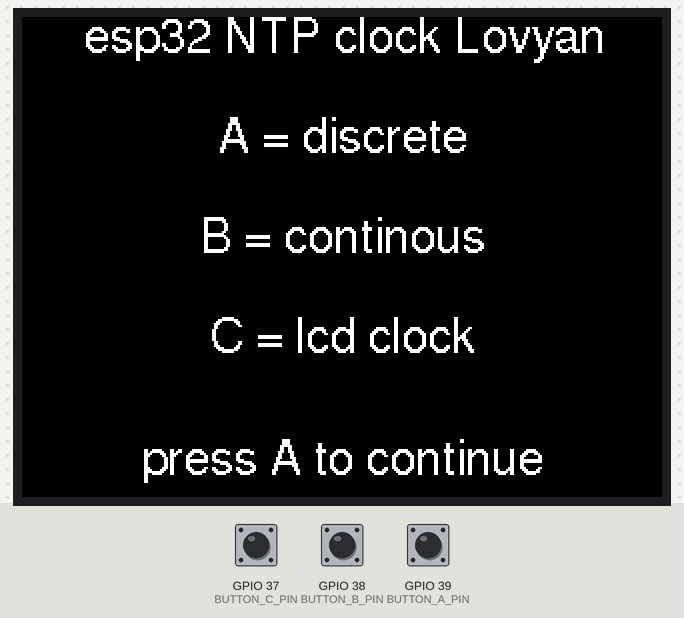
Bench run of a sketch on a simulated ESP32. On the bench: 320×240 colour display. Inputs (shaded band) come from the test bench; at power-on: GPIO 39 (BUTTON_A_PIN) HIGH, GPIO 37 (BUTTON_C_PIN) HIGH, GPIO 38 (BUTTON_B_PIN) HIGH. WiFi joins after 1.5 s; servers stay silent unless stated; the local clock reads 2024-03-15 10:24:30 at power-on unless the sketch sets it.

Above: at 2.4 s.
2.5 s: GPIO 39 (BUTTON_A_PIN) pulled LOW for 3.2 s
At 6.2 s:
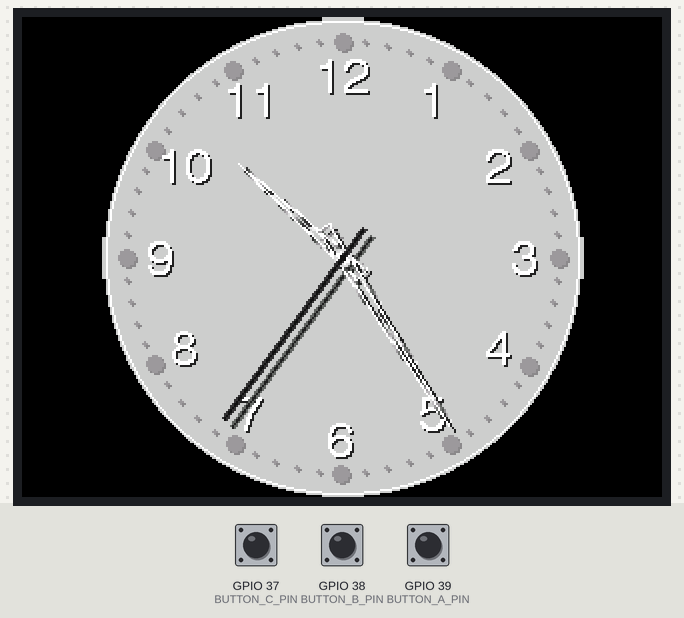
6.3 s: GPIO 37 (BUTTON_C_PIN) pulled LOW for 0.15 s
At 7.5 s:
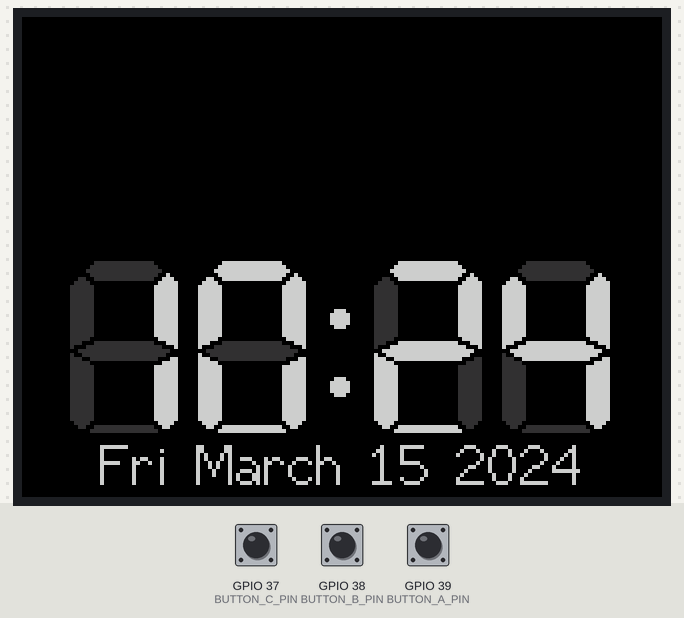
8.1 s: GPIO 38 (BUTTON_B_PIN) pulled LOW for 3.2 s
At 11.54 s:
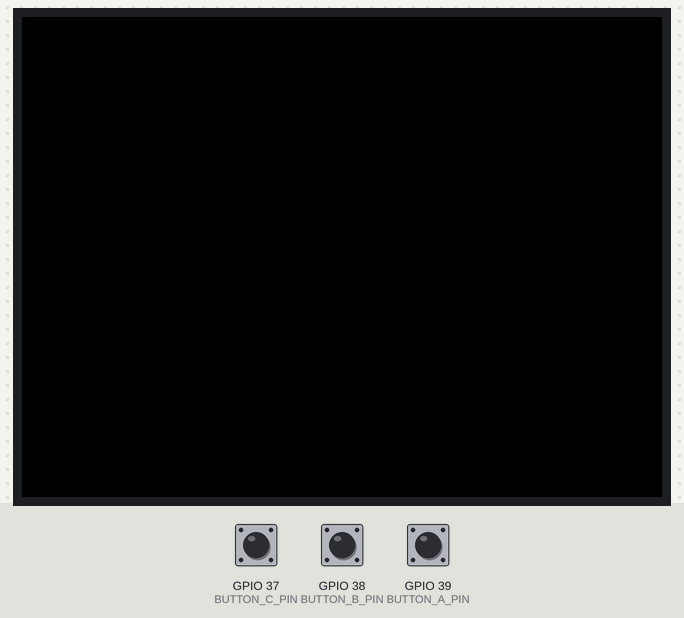
Timing chart, 0 to 13.0 s (numbered marks = the images above; inputs shaded):
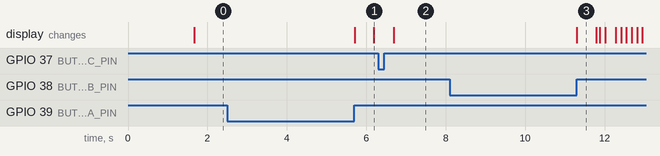

The sketch:

esp32_NTP_clock_Lovyan.ino
```cpp
#define LGFX_M5STACK          // M5 Stack boards
//#define LGFX_ESP_WROVER_KIT   // ESP-WROVER-KIT

#include <WiFi.h>
#include <LovyanGFX.hpp>

const char* WIFI_NAME     = "xxx";
const char* WIFI_PASS     = "xxx";

const char* TIME_ZONE       = "CET-1CEST,M3.5.0/2,M10.5.0/3";  //https://remotemonitoringsystems.ca/time-zone-abbreviations.php
const char* TIME_SERVER     = "nl.pool.ntp.org";

static LGFX lcd;
static LGFX_Sprite canvas(&lcd);       // オフスクリーン描画用バッファ
static LGFX_Sprite sevenSegment(&lcd);
static LGFX_Sprite clockbase(&canvas); // 時計の文字盤パーツ
static LGFX_Sprite needle1(&canvas);   // 長針・短針パーツ
static LGFX_Sprite shadow1(&canvas);   // 長針・短針の影パーツ
static LGFX_Sprite needle2(&canvas);   // 秒針パーツ
static LGFX_Sprite shadow2(&canvas);   // 秒針の影パーツ

static int32_t width = 239;             // 時計の縦横画像サイズ
static int32_t halfwidth = width >> 1;  // 時計盤の中心座標
static auto transpalette = 0;           // 透過色パレット番号
static float zoom;                      // 表示倍率

inline float mapFloat(const float &x, const float &in_min, const float &in_max, const float &out_min, const float &out_max) {
  return (x - in_min) * (out_max - out_min) / (in_max - in_min) + out_min;
}

#if (defined(LGFX_M5STACK))

#define BUTTON_A_PIN    39
#define BUTTON_B_PIN    38
#define BUTTON_C_PIN    37
#define PRESS_TIME_MS   50
#define DEBOUNCE_MS     25

#include "Button.h"

Button BtnA = Button(BUTTON_A_PIN, true, DEBOUNCE_MS);
Button BtnB = Button(BUTTON_B_PIN, true, DEBOUNCE_MS);
Button BtnC = Button(BUTTON_C_PIN, true, DEBOUNCE_MS);

#endif

enum {DISCRETE, CONTINOUS, SEVEN_SEGMENT} clockMode{CONTINOUS};

void setup(void)
{
  lcd.init();
  lcd.setBrightness(20);
  lcd.setRotation(1);
  zoom = (float)(std::min(lcd.width(), lcd.height())) / width; // 表示が画面にフィットするよう倍率を調整

  lcd.setPivot(lcd.width() >> 1, lcd.height() >> 1); // 時計描画時の中心を画面中心に合わせる

  canvas.setColorDepth(lgfx::palette_4bit);  // 各部品を４ビットパレットモードで準備する
  clockbase.setColorDepth(lgfx::palette_4bit);
  needle1.setColorDepth(lgfx::palette_4bit);
  shadow1.setColorDepth(lgfx::palette_4bit);
  needle2.setColorDepth(lgfx::palette_4bit);
  shadow2.setColorDepth(lgfx::palette_4bit);

  sevenSegment.setColorDepth(lgfx::palette_4bit);
  sevenSegment.createSprite(lcd.width(), lcd.height());
  sevenSegment.setTextDatum(lgfx::middle_left);


  canvas.createSprite(width, width); // メモリ確保
  clockbase.createSprite(width, width);
  needle1.createSprite(9, 119);
  shadow1.createSprite(9, 119);
  needle2.createSprite(3, 119);
  shadow2.createSprite(3, 119);

  canvas.fillScreen(transpalette); // 透過色で背景を塗り潰す (create直後は0埋めされているので省略可能)
  clockbase.fillScreen(transpalette);
  needle1.fillScreen(transpalette);
  shadow1.fillScreen(transpalette);

  clockbase.setFont(&fonts::Font4);           // フォント種類を変更(時計盤の文字用)
  clockbase.setTextDatum(lgfx::middle_center);
  clockbase.fillCircle(halfwidth, halfwidth, halfwidth    ,  6); // 時計盤の背景の円を塗る
  clockbase.drawCircle(halfwidth, halfwidth, halfwidth - 1, 15);
  for (int i = 1; i <= 60; ++i) {
    float rad = i * 6 * - 0.0174532925;              // 時計盤外周の目盛り座標を求める
    float cosy = - cos(rad) * (halfwidth * 10 / 11);
    float sinx = - sin(rad) * (halfwidth * 10 / 11);
    bool flg = 0 == (i % 5);      // ５目盛り毎フラグ
    clockbase.fillCircle(halfwidth + sinx + 1, halfwidth + cosy + 1, flg * 3 + 1,  4); // 目盛りを描画
    clockbase.fillCircle(halfwidth + sinx    , halfwidth + cosy    , flg * 3 + 1, 12);
    if (flg) {                    // 文字描画
      cosy = - cos(rad) * (halfwidth * 10 / 13);
      sinx = - sin(rad) * (halfwidth * 10 / 13);
      clockbase.setTextColor(1);
      clockbase.drawNumber(i / 5, halfwidth + sinx + 1, halfwidth + cosy + 4);
      clockbase.setTextColor(15);
      clockbase.drawNumber(i / 5, halfwidth + sinx    , halfwidth + cosy + 3);
    }
  }
  clockbase.setFont(&fonts::Font7);

  needle1.setPivot(4, 100);  // 針パーツの回転中心座標を設定する
  shadow1.setPivot(4, 100);
  needle2.setPivot(1, 100);
  shadow2.setPivot(1, 100);

  for (int i = 6; i >= 0; --i) {  // 針パーツの画像を作成する
    needle1.fillTriangle(4, - 16 - (i << 1), 8, needle1.height() - (i << 1), 0, needle1.height() - (i << 1), 15 - i);
    shadow1.fillTriangle(4, - 16 - (i << 1), 8, shadow1.height() - (i << 1), 0, shadow1.height() - (i << 1),  1 + i);
  }
  for (int i = 0; i < 7; ++i) {
    needle1.fillTriangle(4, 16 + (i << 1), 8, needle1.height() + 32 + (i << 1), 0, needle1.height() + 32 + (i << 1), 15 - i);
    shadow1.fillTriangle(4, 16 + (i << 1), 8, shadow1.height() + 32 + (i << 1), 0, shadow1.height() + 32 + (i << 1),  1 + i);
  }
  needle1.fillTriangle(4, 32, 8, needle1.height() + 64, 0, needle1.height() + 64, 0);
  shadow1.fillTriangle(4, 32, 8, shadow1.height() + 64, 0, shadow1.height() + 64, 0);
  needle1.fillRect(0, 117, 9, 2, 15);
  shadow1.fillRect(0, 117, 9, 2,  1);
  needle1.drawFastHLine(1, 117, 7, 12);
  shadow1.drawFastHLine(1, 117, 7,  4);

  needle1.fillCircle(4, 100, 4, 15);
  shadow1.fillCircle(4, 100, 4,  1);
  needle1.drawCircle(4, 100, 4, 14);

  needle2.fillScreen(9);
  shadow2.fillScreen(3);
  needle2.drawFastVLine(1, 0, 119, 8);
  shadow2.drawFastVLine(1, 0, 119, 1);
  needle2.fillRect(0, 99, 3, 3, 8);

  lcd.startWrite();

  WiFi.begin(WIFI_NAME, WIFI_PASS);

  while (!WiFi.isConnected()) {
    delay(10);
  }

  configTzTime(TIME_ZONE, TIME_SERVER);

  struct tm timeinfo {
    0
  };

  while (!getLocalTime(&timeinfo, 0))
    vTaskDelay(10 / portTICK_PERIOD_MS);

  ESP_LOGI(TAG, "NTP sync from '%s'", TIME_SERVER);

#if (defined(LGFX_M5STACK))

  lcd.setTextDatum(top_center);
  lcd.setFont(&fonts::FreeSans12pt7b);
  lcd.drawString("esp32 NTP clock Lovyan", lcd.width() >> 1, 0);
  lcd.drawString("A = discrete", lcd.width() >> 1, 50);
  lcd.drawString("B = continous", lcd.width() >> 1, 100);
  lcd.drawString("C = lcd clock", lcd.width() >> 1, 150);
  lcd.drawString("press A to continue", lcd.width() >> 1, lcd.height() - lcd.fontHeight());

  while (!BtnA.wasReleasefor(PRESS_TIME_MS)) {
    BtnA.read();
    delay(2);
  }
  lcd.clear();

#endif
}

void draw7Seg(const time_t t)
{
  sevenSegment.setFont(&fonts::Font7);
  sevenSegment.setTextSize(2);
  sevenSegment.setCursor(20, sevenSegment.height() >> 1);
  sevenSegment.setTextDatum(middle_center);
  sevenSegment.setTextColor(3);  // 消去色で 88:88 を描画する
  sevenSegment.print("88:88");
  sevenSegment.setCursor(20, sevenSegment.height() >> 1);
  sevenSegment.setTextColor(12); // 表示色で時:分を描画する

  static struct tm timeinfo;
  localtime_r(&t, &timeinfo);
  sevenSegment.printf("%02d:%02d", timeinfo.tm_hour, timeinfo.tm_min);

  //build a date string
  static char datestr[40];
  strftime(datestr, sizeof(datestr) - 1, "%a %B %d %G", &timeinfo);
  sevenSegment.setFont(&fonts::Font2);
  sevenSegment.setTextDatum(top_center);
  //delete previous 'datestr'
  static const int POS_Y {
    lcd.height() - sevenSegment.fontHeight()
  };
  sevenSegment.fillRect(0, POS_Y, lcd.width(), sevenSegment.fontHeight(), TFT_BLACK);
  sevenSegment.drawString(datestr, sevenSegment.width() >> 1 , POS_Y);

  //display the date
  sevenSegment.pushSprite(0, 0);
}

void updateMs(int32_t ms)
{ // 時計盤のデジタル表示部の描画
  int x = clockbase.getPivotX();
  int y = clockbase.getPivotY();
  clockbase.setTextSize(0);
  clockbase.setCursor(x, y);
  clockbase.setTextColor(5);  // 消去色で 88:88 を描画する
  clockbase.print("888");
  clockbase.setCursor(x, y);
  clockbase.setTextColor(12); // 表示色で時:分を描画する
  clockbase.printf("%03d", ms);
}

void drawClock()
{ // 時計の描画
  clockbase.pushSprite(0, 0);  // 描画用バッファに時計盤の画像を上書き

  static struct timeval microSecondTime;
  gettimeofday(&microSecondTime, NULL);
  static struct tm localTime;
  localtime_r(&microSecondTime.tv_sec, &localTime);

  float fhour = mapFloat(localTime.tm_hour, 0, 12.0, 0, 360.0);
  fhour += mapFloat(localTime.tm_min, 0, 60.0, 0, 30.0);

  float fmin = mapFloat(localTime.tm_min, 0, 60.0, 0, 360.0);
  if (clockMode == CONTINOUS)
    fmin += mapFloat(localTime.tm_sec, 0, 60.0, 0, 6.0);

  float fsec = mapFloat(localTime.tm_sec, 0, 60.0, 0, 360.0);
  if (clockMode == CONTINOUS)
    fsec += mapFloat(microSecondTime.tv_usec, 0, 1000 * 1000.0, 0, 6.0);

  int px = canvas.getPivotX();
  int py = canvas.getPivotY();
  shadow1.pushRotateZoom(px + 2, py + 2, fhour, 1.0, 0.7, transpalette); // 針の影を右下方向にずらして描画する
  shadow1.pushRotateZoom(px + 3, py + 3, fmin , 1.0, 1.0, transpalette);
  shadow2.pushRotateZoom(px + 4, py + 4, fsec , 1.0, 1.0, transpalette);
  needle1.pushRotateZoom(          fhour, 1.0, 0.7, transpalette); // 針を描画する
  needle1.pushRotateZoom(          fmin , 1.0, 1.0, transpalette);
  needle2.pushRotateZoom(          fsec , 1.0, 1.0, transpalette);

  canvas.pushRotateZoom(0, zoom, zoom, transpalette);    // 完了した時計盤をLCDに描画する
}

void loop(void)
{
#if (defined(LGFX_M5STACK))

  BtnA.read();
  if (BtnA.wasReleasefor(PRESS_TIME_MS)) {
    if (clockMode == SEVEN_SEGMENT) lcd.clear();
    clockMode = DISCRETE;
  }

  BtnB.read();
  if (BtnB.wasReleasefor(PRESS_TIME_MS)) {
    if (clockMode == SEVEN_SEGMENT) lcd.clear();
    clockMode = CONTINOUS;
  }

  BtnC.read();
  if (BtnC.wasReleasefor(PRESS_TIME_MS)) {
    clockMode = SEVEN_SEGMENT;
  }

#endif

  switch (clockMode) {
    case DISCRETE :
      {
        static time_t prev;
        time_t now = time(NULL);
        if (now != prev) {
          drawClock();
          prev = now;
        }
      }
      break;

    case CONTINOUS :
      drawClock();
      break;

    case SEVEN_SEGMENT :
      {
        static time_t prev;
        time_t now = time(NULL);
        if (now != prev) {
          draw7Seg(now);
          prev = now;
        }
      }
      break;
    default : ESP_LOGE(TAG, "Unhandled clockMode");
  }
}
```

Button.cpp
```cpp
// (licence header left out)
#include "Button.h"

/*----------------------------------------------------------------------*
 * Button(pin, puEnable, invert, dbTime) instantiates a button object.  *
 * pin      Is the Arduino pin the button is connected to.              *
 * puEnable Enables the AVR internal pullup resistor if != 0 (can also  *
 *          use true or false).                                         *
 * invert   If invert == 0, interprets a high state as pressed, low as  *
 *          released. If invert != 0, interprets a high state as        *
 *          released, low as pressed  (can also use true or false).     *
 * dbTime   Is the debounce time in milliseconds.                       *
 *                                                                      *
 * (Note that invert cannot be implied from puEnable since an external  *
 *  pullup could be used.)                                              *
 *----------------------------------------------------------------------*/
Button::Button(uint8_t pin, uint8_t invert, uint32_t dbTime) {
  _pin = pin;
  _invert = invert;
  _dbTime = dbTime;
  pinMode(_pin, INPUT_PULLUP);
  _state = digitalRead(_pin);
  if (_invert != 0) _state = !_state;
  _time = millis();
  _lastState = _state;
  _changed = 0;
  _hold_time = -1;
  _lastTime = _time;
  _lastChange = _time;
  _pressTime = _time;
}

/*----------------------------------------------------------------------*
 * read() returns the state of the button, 1==pressed, 0==released,     *
 * does debouncing, captures and maintains times, previous states, etc. *
 *----------------------------------------------------------------------*/
uint8_t Button::read(void) {
  static uint32_t ms;
  static uint8_t pinVal;

  ms = millis();
  pinVal = digitalRead(_pin);
  if (_invert != 0) pinVal = !pinVal;
  if (ms - _lastChange < _dbTime) {
    _lastTime = _time;
    _time = ms;
    _changed = 0;
    return _state;
  }
  else {
    _lastTime = _time;
    _time = ms;
    _lastState = _state;
    _state = pinVal;
    if (_state != _lastState) {
      _lastChange = ms;
      _changed = 1;
      if (_state) { _pressTime = _time; }
    }
    else {
      _changed = 0;
    }
    return _state;
  }
}

/*----------------------------------------------------------------------*
 * isPressed() and isReleased() check the button state when it was last *
 * read, and return false (0) or true (!=0) accordingly.                *
 * These functions do not cause the button to be read.                  *
 *----------------------------------------------------------------------*/
uint8_t Button::isPressed(void) {
  return _state == 0 ? 0 : 1;
}

uint8_t Button::isReleased(void) {
  return _state == 0 ? 1 : 0;
}

/*----------------------------------------------------------------------*
 * wasPressed() and wasReleased() check the button state to see if it   *
 * changed between the last two reads and return false (0) or           *
 * true (!=0) accordingly.                                              *
 * These functions do not cause the button to be read.                  *
 *----------------------------------------------------------------------*/
uint8_t Button::wasPressed(void) {
  return _state && _changed;
}

uint8_t Button::wasReleased(void) {
  return !_state && _changed && millis() - _pressTime < _hold_time;
}

uint8_t Button::wasReleasefor(uint32_t ms) {
  _hold_time = ms;
  return !_state && _changed && millis() - _pressTime >= ms;
}
/*----------------------------------------------------------------------*
 * pressedFor(ms) and releasedFor(ms) check to see if the button is     *
 * pressed (or released), and has been in that state for the specified  *
 * time in milliseconds. Returns false (0) or true (1) accordingly.     *
 * These functions do not cause the button to be read.                  *
 *----------------------------------------------------------------------*/
uint8_t Button::pressedFor(uint32_t ms) {
  return (_state == 1 && _time - _lastChange >= ms) ? 1 : 0;
}

uint8_t Button::pressedFor(uint32_t ms, uint32_t continuous_time) {
  if (_state == 1 && _time - _lastChange >= ms && _time - _lastLongPress >= continuous_time) {
    _lastLongPress = _time;
    return 1;
  }
  return 0;
}

uint8_t Button::releasedFor(uint32_t ms) {
  return (_state == 0 && _time - _lastChange >= ms) ? 1 : 0;
}
/*----------------------------------------------------------------------*
 * lastChange() returns the time the button last changed state,         *
 * in milliseconds.                                                     *
 *----------------------------------------------------------------------*/
uint32_t Button::lastChange(void) {
  return _lastChange;
}
```

Button.h
```cpp
// (licence header left out)
#ifndef Button_h
#define Button_h
// #if ARDUINO >= 100
#include <Arduino.h>
// #else
// #include <WProgram.h>
// #endif
class Button {
  public:
    Button(uint8_t pin, uint8_t invert, uint32_t dbTime);
    uint8_t read();
    uint8_t isPressed();
    uint8_t isReleased();
    uint8_t wasPressed();
    uint8_t wasReleased();
    uint8_t pressedFor(uint32_t ms);
    uint8_t pressedFor(uint32_t ms, uint32_t continuous_time);
    uint8_t releasedFor(uint32_t ms);
    uint8_t wasReleasefor(uint32_t ms);
    uint32_t lastChange();

  private:
    uint8_t _pin;           //arduino pin number
    uint8_t _puEnable;      //internal pullup resistor enabled
    uint8_t _invert;        //if 0, interpret high state as pressed, else interpret low state as pressed
    uint8_t _state;         //current button state
    uint8_t _lastState;     //previous button state
    uint8_t _changed;       //state changed since last read
    uint32_t _time;         //time of current state (all times are in ms)
    uint32_t _lastTime;     //time of previous state
    uint32_t _lastChange;   //time of last state change
    uint32_t _lastLongPress;   //time of last state change
    uint32_t _dbTime;       //debounce time
    uint32_t _pressTime;    //press time
    uint32_t _hold_time;    //hold time call wasreleasefor
};
#endif
```

Measured:
- after the input at 2.5 s, the display: first changes after 3.2 s (image 1 shows a later state)
- after the input at 6.3 s, the display: changes after 0.38 s (image 2)
- after the input at 8.1 s, the display: changes after 3.2 s (image 3)
- what the display in image 3 shows lasts 0.5 s, from 11.3 s to 11.8 s
